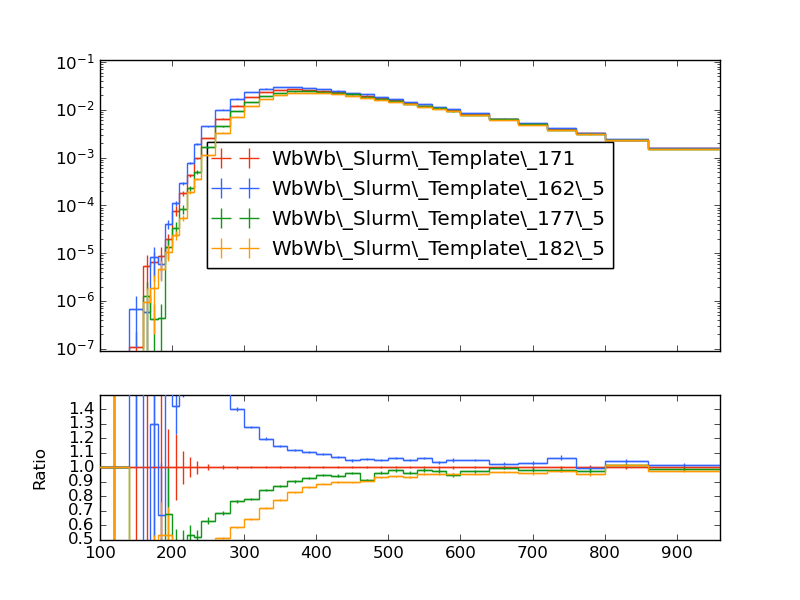

Write Python code to recreate this figure.
#! /usr/bin/env python

# This Python script was auto-generated using YODA v2.0.1.
# Analysis object: /WbWb_singlelepton/m_wbbl_fine
# Timestamp: 12-01-2026 (12:51:18)

import matplotlib as mpl
import matplotlib.pyplot as plt
mpl.use('Agg') # comment out for interactive use
import os
import numpy as np

plotDir = os.path.split(os.path.realpath(__file__))[0]
if 'YODA_USER_PLOT_PATH' in globals():
    plot_outdir = globals()['YODA_USER_PLOT_PATH']
else:
    plot_outdir = plotDir

#plot style
plt.style.use(os.path.join(plotDir, '../default.mplstyle'))

plt.rcParams['text.usetex'] = False
plt.style.use(['classic'])
plt.rc('font', family='DejaVu Sans')
# plot metadata
figW, figH = plt.rcParams['figure.figsize']
ax_xLabel = r''
ax_yLabel = r''
ax_title  = r''
ax_xScale = 'linear'
ax_yScale = 'log'
xLims = (100.0, 960.0)
yLims = (9e-08, 0.11000000000000001)

# TeX-friendly labels for the legend
labels = {
    'legend' : ([ r"WbWb\_Slurm\_Template\_171", r"WbWb\_Slurm\_Template\_162\_5", r"WbWb\_Slurm\_Template\_177\_5", r"WbWb\_Slurm\_Template\_182\_5" ], r""),
}

# Adjust canvas width and height
canvasW = 10.0
canvasH = 9.0
figW *= canvasW/10.
figH *= canvasH/9.

# Create figure and axis objects
fig, (ax, ratio0_ax) = plt.subplots(2, 1, sharex=True,
                  figsize=(figW,figH), gridspec_kw={'height_ratios': (6.0, 3.0)})

# Set figure margins
plt.subplots_adjust(
    left   = 1.0 * plt.rcParams['figure.subplot.left'],
    right  = 1.0 * plt.rcParams['figure.subplot.right'],
    top    = 1.0 * plt.rcParams['figure.subplot.top'],
    bottom = 1.0 * plt.rcParams['figure.subplot.bottom'])

ratio0_ax.yaxis.set_major_locator(mpl.ticker.MultipleLocator(0.1))
ratio0_ax.set_ylim(0.5, 1.4999)
ratio0_ax.set_ylabel('Ratio')

# the numerical data is stored in a separate file
dataf = dict()
prefix = os.path.split(__file__)[0]
if prefix:    prefix = prefix + '/'
exec(open(prefix+'m_wbbl_fine__data.py').read(), dataf)


legend_handles = dict() # keep track of handles for the legend

# style options for curves
# starts at zorder>=5 to draw curve on top of legend
styles = {
  'WbWb_LO_PS_Had_171/Analysis/WbWb_Slurm_Template_171.yoda.gz': {
    'color' : '#EE3311',
    'linestyle' : '-',
    'linewidth' : 1,
    'marker' : 'none',
    'markersize' : 2,
    'capsize' : 0.0,
    'zorder' : 5,
    'histstyle' : 1,
    'drawstyle' : 'steps-pre',
    'xerrorbars' : 1,
    'yerrorbars' : 1,
    'fillcolor' : None,
    'fillopacity' : 1.0,
    'ratio0_linestyle' : '-',
    'ratio0_linewidth' : 1,
    'ratio0_marker' : 'none',
    'ratio0_markersize' : 2,
    'ratio0_capsize' : 0.0,
    'ratio0_zorder' : 5,
    'ratio0_histstyle' : 1,
    'ratio0_drawstyle' : 'steps-pre',
    'ratio0_xerrorbars' : 1,
    'ratio0_yerrorbars' : 1,
  },
  'WbWb_LO_PS_Had_162/Analysis/WbWb_Slurm_Template_162_5.yoda.gz': {
    'color' : '#3366FF',
    'linestyle' : '-',
    'linewidth' : 1,
    'marker' : 'none',
    'markersize' : 2,
    'capsize' : 0.0,
    'zorder' : 6,
    'histstyle' : 1,
    'drawstyle' : 'steps-pre',
    'xerrorbars' : 1,
    'yerrorbars' : 1,
    'fillcolor' : None,
    'fillopacity' : 1.0,
    'ratio0_linestyle' : '-',
    'ratio0_linewidth' : 1,
    'ratio0_marker' : 'none',
    'ratio0_markersize' : 2,
    'ratio0_capsize' : 0.0,
    'ratio0_zorder' : 6,
    'ratio0_histstyle' : 1,
    'ratio0_drawstyle' : 'steps-pre',
    'ratio0_xerrorbars' : 1,
    'ratio0_yerrorbars' : 1,
  },
  'WbWb_LO_PS_Had_177/Analysis/WbWb_Slurm_Template_177_5.yoda.gz': {
    'color' : '#109618',
    'linestyle' : '-',
    'linewidth' : 1,
    'marker' : 'none',
    'markersize' : 2,
    'capsize' : 0.0,
    'zorder' : 7,
    'histstyle' : 1,
    'drawstyle' : 'steps-pre',
    'xerrorbars' : 1,
    'yerrorbars' : 1,
    'fillcolor' : None,
    'fillopacity' : 1.0,
    'ratio0_linestyle' : '-',
    'ratio0_linewidth' : 1,
    'ratio0_marker' : 'none',
    'ratio0_markersize' : 2,
    'ratio0_capsize' : 0.0,
    'ratio0_zorder' : 7,
    'ratio0_histstyle' : 1,
    'ratio0_drawstyle' : 'steps-pre',
    'ratio0_xerrorbars' : 1,
    'ratio0_yerrorbars' : 1,
  },
  'WbWb_LO_PS_Had_182/Analysis/WbWb_Slurm_Template_182_5.yoda.gz': {
    'color' : '#FF9900',
    'linestyle' : '-',
    'linewidth' : 1,
    'marker' : 'none',
    'markersize' : 2,
    'capsize' : 0.0,
    'zorder' : 8,
    'histstyle' : 1,
    'drawstyle' : 'steps-pre',
    'xerrorbars' : 1,
    'yerrorbars' : 1,
    'fillcolor' : None,
    'fillopacity' : 1.0,
    'ratio0_linestyle' : '-',
    'ratio0_linewidth' : 1,
    'ratio0_marker' : 'none',
    'ratio0_markersize' : 2,
    'ratio0_capsize' : 0.0,
    'ratio0_zorder' : 8,
    'ratio0_histstyle' : 1,
    'ratio0_drawstyle' : 'steps-pre',
    'ratio0_xerrorbars' : 1,
    'ratio0_yerrorbars' : 1,
  },
}

# curve from input yoda files in main panel
for label, yvals in dataf['yvals'].items():
    if all(np.isnan(v) for v in dataf['yvals'][label]):
        continue
    tmp = None
    if styles[label]['histstyle']: # draw as histogram
        xpos = dataf['xedges'][label] if styles[label]['drawstyle'] else dataf['xpoints'][label]
        ypos = np.insert(yvals, 0, yvals[0]) if styles[label]['drawstyle'] else yvals
        if styles[label]['fillcolor']: # fill area below curve
            ax.fill_between(xpos, ypos, step='pre',
                            color=styles[label]['fillcolor'],
                            alpha=styles[label]['fillopacity'])
        tmp, = ax.plot(xpos, ypos,
                       color=styles[label]['color'],
                       linestyle=styles[label]['linestyle'],
                       linewidth=styles[label]['linewidth'],
                       drawstyle=styles[label]['drawstyle'], solid_joinstyle='miter',
                       zorder=styles[label]['zorder'], label=label)
    tmp = ax.errorbar(dataf['xpoints'][label], yvals,
                      xerr=np.array(dataf['xerrs'][label])*styles[label]['xerrorbars'],
                      yerr=np.array(dataf['yerrs'][label])*styles[label]['yerrorbars'],
                      fmt=styles[label]['marker'], capsize=styles[label]['capsize'],
                      markersize=styles[label]['markersize'],
                      ecolor=styles[label]['color'],
                      color=styles[label]['color'], zorder=styles[label]['zorder'])
    tmp[-1][0].set_linestyle(styles[label]['linestyle'])
    tmp[-1][0].set_linewidth(styles[label]['linewidth'])
    if label in dataf['add_legend_handle']:  legend_handles[label] = tmp
    for varLabel in dataf['variation_yvals'].keys():
        if varLabel.startswith(label):
            tmp, = ax.plot(dataf['xedges'][label], dataf['variation_yvals'][varLabel],
                           color=styles[label]['color'],
                           linestyle=styles[label]['linestyle'],
                           linewidth=styles[label]['linewidth'],
                           drawstyle='steps-pre', solid_joinstyle='miter',
                           zorder=styles[label]['zorder'], alpha=0.5)


# plots on ratio panel
# curve from input yoda files in ratio panel
for label, yvals in dataf['ratio0_yvals'].items():
    if all(np.isnan(v) for v in yvals):
        continue
    if styles[label]['ratio0_histstyle']: # plot as histogram
        xpos = dataf['xedges']['WbWb_LO_PS_Had_171/Analysis/WbWb_Slurm_Template_171.yoda.gz'] if styles[label]['ratio0_drawstyle'] else dataf['xpoints']['WbWb_LO_PS_Had_171/Analysis/WbWb_Slurm_Template_171.yoda.gz']
        ypos = np.insert(yvals, 0, yvals[0]) if styles[label]['ratio0_drawstyle'] else yvals
        ratio0_ax.plot(xpos, ypos,
                       color=styles[label]['color'],
                       linewidth=styles[label]['linewidth'],
                       linestyle=styles[label]['ratio0_linestyle'],
                       drawstyle=styles[label]['ratio0_drawstyle'], zorder=styles[label]['zorder'],
                       solid_joinstyle='miter')
    tmp = ratio0_ax.errorbar(dataf['xpoints']['WbWb_LO_PS_Had_171/Analysis/WbWb_Slurm_Template_171.yoda.gz'], yvals,
                             xerr=np.array(dataf['ref_xerrs'])*styles[label]['ratio0_xerrorbars'],
                             yerr=np.array(dataf['ratio0_yerrs'][label])*styles[label]['ratio0_yerrorbars'],
                             fmt=styles[label]['ratio0_marker'], capsize=styles[label]['ratio0_capsize'],
                             markersize=styles[label]['ratio0_markersize'],
                             ecolor=styles[label]['color'],
                             color=styles[label]['color'])
    tmp[-1][0].set_linestyle(styles[label]['ratio0_linestyle'])
    tmp[-1][0].set_linewidth(styles[label]['ratio0_linewidth'])

    for varlabel in dataf['ratio0_variation_vals'].keys():
        if varlabel.startswith(label):
            ratio0_ax.plot(dataf['xedges']['WbWb_LO_PS_Had_171/Analysis/WbWb_Slurm_Template_171.yoda.gz'],
                            dataf['ratio0_variation_vals'][varlabel],
                            color=styles[label]['color'],
                            linestyle=styles[label]['linestyle'],
                            linewidth=styles[label]['linewidth'],
                            drawstyle='steps-pre', solid_joinstyle='miter',
                            zorder=1, alpha=0.5)

legend_items = list(legend_handles.values())
ax.add_artist(ax.legend(legend_items,
                        labels['legend'][0],
                        title=labels['legend'][1],
                        alignment='left',
                        loc='center',
                        bbox_to_anchor=(0.5, 0.5)))

# set plot metadata as defined above
ratio0_ax.set_xlabel(ax_xLabel)
ratio0_ax.xaxis.set_label_coords(1., -0.15)
ax.set_ylabel(ax_yLabel, ha='right', va='top')
ax.yaxis.set_label_coords(-0.11, 1.0)
ax.set_title(ax_title, loc='left')
ax.set_xscale(ax_xScale)
ax.set_yscale(ax_yScale)
ax.set_xlim(xLims)
ax.set_ylim(yLims)

# tick formatting
plt.rcParams['xtick.top'] = True
plt.rcParams['ytick.right'] = True
ax.yaxis.set_major_locator(mpl.ticker.LogLocator(base=10.0, numticks=np.inf))
ax.yaxis.set_minor_locator(mpl.ticker.LogLocator(
                           base=10.0, subs=np.arange(0.1, 1, 0.1), numticks=np.inf))
fig.align_ylabels((ax, ratio0_ax))
plt.savefig(os.path.join(plot_outdir, 'm_wbbl_fine.pdf'), format='PDF')
plt.savefig(os.path.join(plot_outdir, 'm_wbbl_fine.png'), format='PNG')

plt.close(fig)
